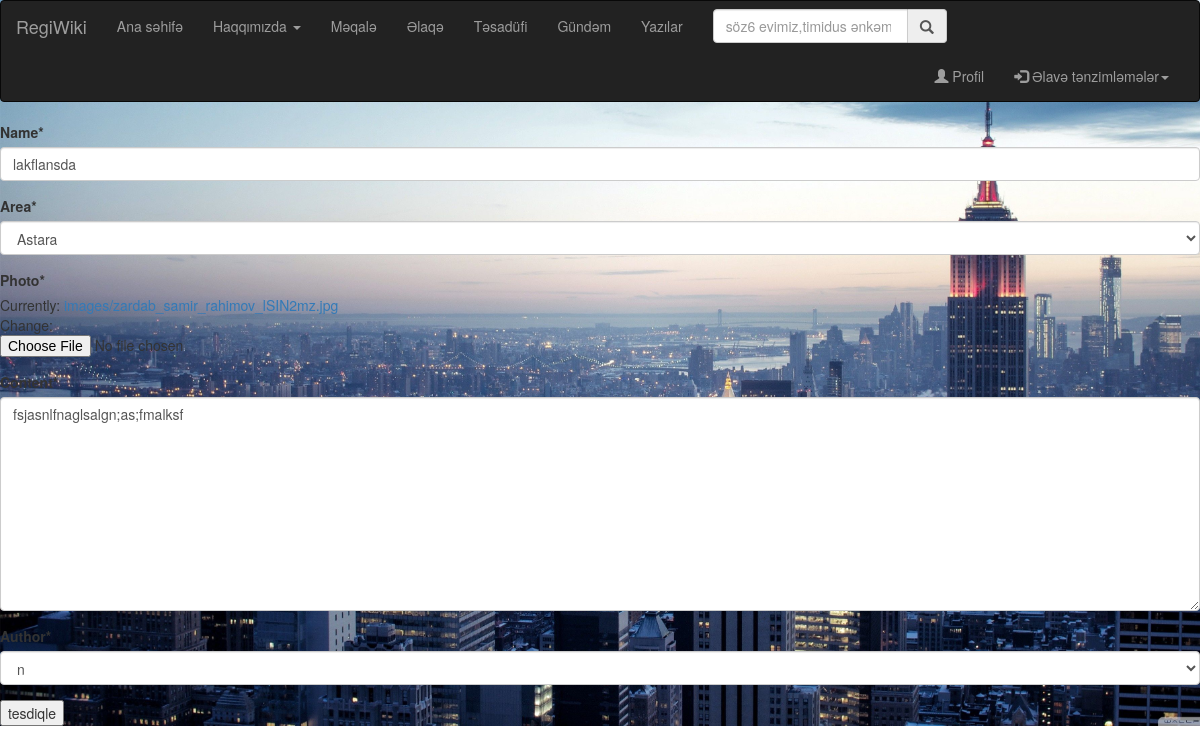
Page /update/8 (signed in) on the committed database.
### bloh/models.py (models this page shows, shortened)
class Addermodel(models.Model):
    name=models.CharField(max_length=100,null=True)
    area=models.ForeignKey(AreaCategorymodel,on_delete=models.CASCADE,related_name='yazi')
    photo=models.ImageField(upload_to='images')
    content=RichTextField()
    author=models.ForeignKey('customer.CustomerModel',on_delete=models.CASCADE,related_name='yazıs')
    wdate=models.DateTimeField(auto_now_add=True)
    udate=models.DateTimeField(auto_now=True)
    class Meta:
        db_table='Yazılanlar'
        verbose_name='Yazı'
        verbose_name_plural='Yazılar'

class AreaCategorymodel(models.Model):
    STATUS=(
        ('DAĞLIQ','DAĞLIQ'),
        ('DÜZƏNLİK','DÜZƏNLİK'),
        ('DƏNİZQIRAĞI','DƏNİZQIRAĞI'),
        ('SƏHRA','SƏHRA')
    )
    REGİON=(
        ('HEÇBİRİ','-'),
        ('ARAN','ARAN'),
        ('GƏNCƏ-QAZAX','GƏNCƏ-QAZAX'),
        ('ABŞERON','ABŞERON'),
        ('LƏNKƏRAN','LƏNKƏRAN'),
        ('NAXÇIVAN','NAXÇIVAN'),
        ('KƏLBƏCƏR-LAÇIN','KƏLBƏCƏR-LAÇIN'),
        ('DAĞLIQ QARABAĞ','DAĞLIQ QARABAĞ'),
        ('DAĞLIQ ŞİRVAN','DAĞLIQ ŞİRVAN'),
        ('QUBA-XAÇMAZ','QUBA-XAÇMAZ'),
        ('ŞƏKİ-ZAQATALA','ŞƏKİ-ZAQATALA'),
        )
    economic_region=models.CharField(choices=REGİON,max_length=40,default='HEÇBİRİ',null=True)
    specify=models.CharField(choices=STATUS,max_length=20,default='DAĞLIQ',null=True)
    content=RichTextField(null=True)
    name=models.CharField(max_length=30)
    image=models.ImageField(upload_to='image')
    author=models.ForeignKey('customer.CustomerModel',on_delete=models.CASCADE,related_name='region',null=True)
    population=models.FloatField(null=True)
    class Meta:
        db_table='ərazi'
        verbose_name='ərazi'
        verbose_name_plural='ərazilər'
    def __str__(self):
        return self.name

### bloh/views.py (the view)
# urls.py: path('update/<str:id>',update,name='update'),
@login_required(login_url='/')
def update(request,id):
    obyekt=Addermodel.objects.get(id=id)
    form=Upgrade(instance=obyekt)
    if request.method=='POST':
            form=Upgrade(request.POST,request.FILES,instance=obyekt)
            if form.is_valid():
                form.save()
                messages.success(request,'dəyişikliklər edildi')
                return redirect('index')
    mal={
    'form':form
    }
    return render(request,'update.html',mal)

### bloh/forms.py
class Upgrade(forms.ModelForm):
    class Meta:
        model=Addermodel
        fields='__all__'

### customer/models.py (called while the page is built)
    def __str__(self):
        return self.username

### templates/update.html (shortened to what this page needs)
{% extends "index.html" %}
{% load crispy_forms_tags %}
{% block body %}
<form action="" method='post'>
    {{form|crispy}}
    <button class="submit" type="btn btn-danger">tesdiqle</button>
</form>
{% endblock body %}

### static/css/style.css (style rules this page uses)
body { background-image: url("/static/images/11.jpg"); background-repeat: no-repeat, no-repeat; background-size: cover; }

### rows in the picture
Addermodel: name "lakflansda", area "Astara", content "fsjasnlfnaglsalgn;as;fmalksf", author "n"
